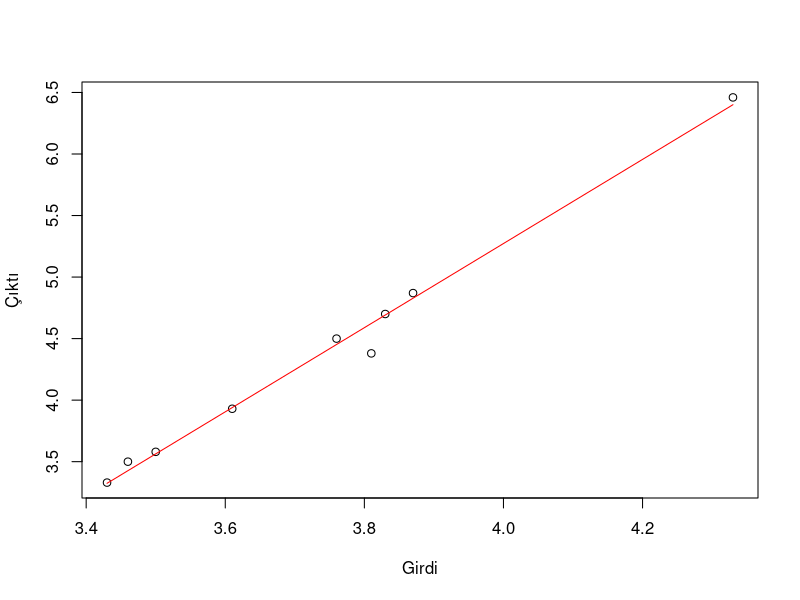
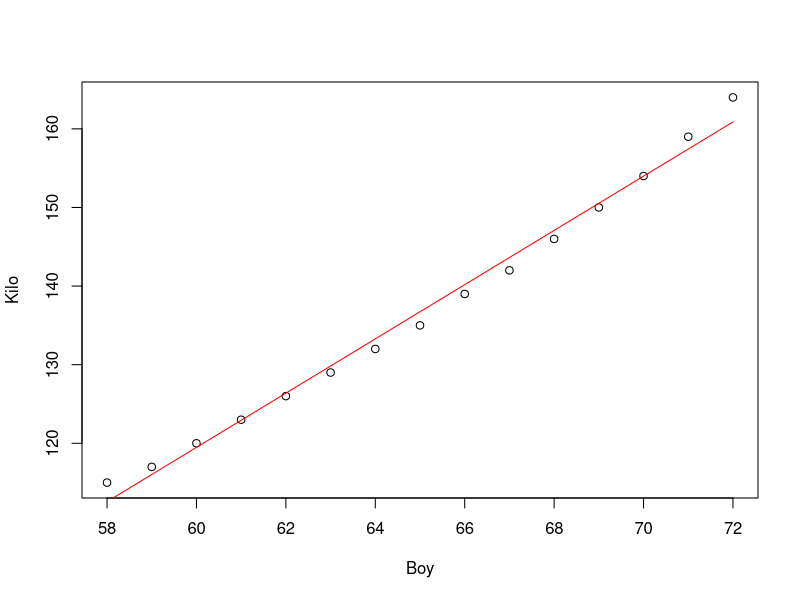

These charts were generated, in order, by the following R code:
## ---- chunk 1
# Eğitim verisi
x_egitim <- c(3.87, 3.61, 4.33, 3.43, 3.81, 3.83, 3.46, 3.76,3.50)
y_egitim <- c(4.87, 3.93, 6.46, 3.33, 4.38, 4.70, 3.50, 4.50,3.58)
# Test Verisi
x_test  <- c(3.58, 4.19, 3.78, 3.71, 3.73, 3.78)
y_test <- c(3.64, 5.90, 4.43, 4.38, 4.42, 4.25)
x <- data.frame(x_egitim,y_egitim)
# Doğrusal regresyon parametreleri
regresyon <- lm(y_egitim ~ ., data = x)
summary(regresyon)
## ---- chunk 2
show(regresyon$coefficients)
b = regresyon$coefficients['(Intercept)']
a = regresyon$coefficients['x_egitim']

plot(x_egitim, y_egitim, xlab = "Girdi", ylab = "Çıktı")
lines(x_egitim, (x_egitim * a + b) , 'l', col = "red")
## ---- chunk 3
dogrusal <-lm(weight ~ height, data=women)
summary(dogrusal)
## ---- chunk 4
a = 3.45
b = -87.51667
x = women$height
y = women$weight

plot(x, y, xlab = "Boy", ylab = "Kilo")
lines(x, (x * a + b) , 'l', col = "red")
